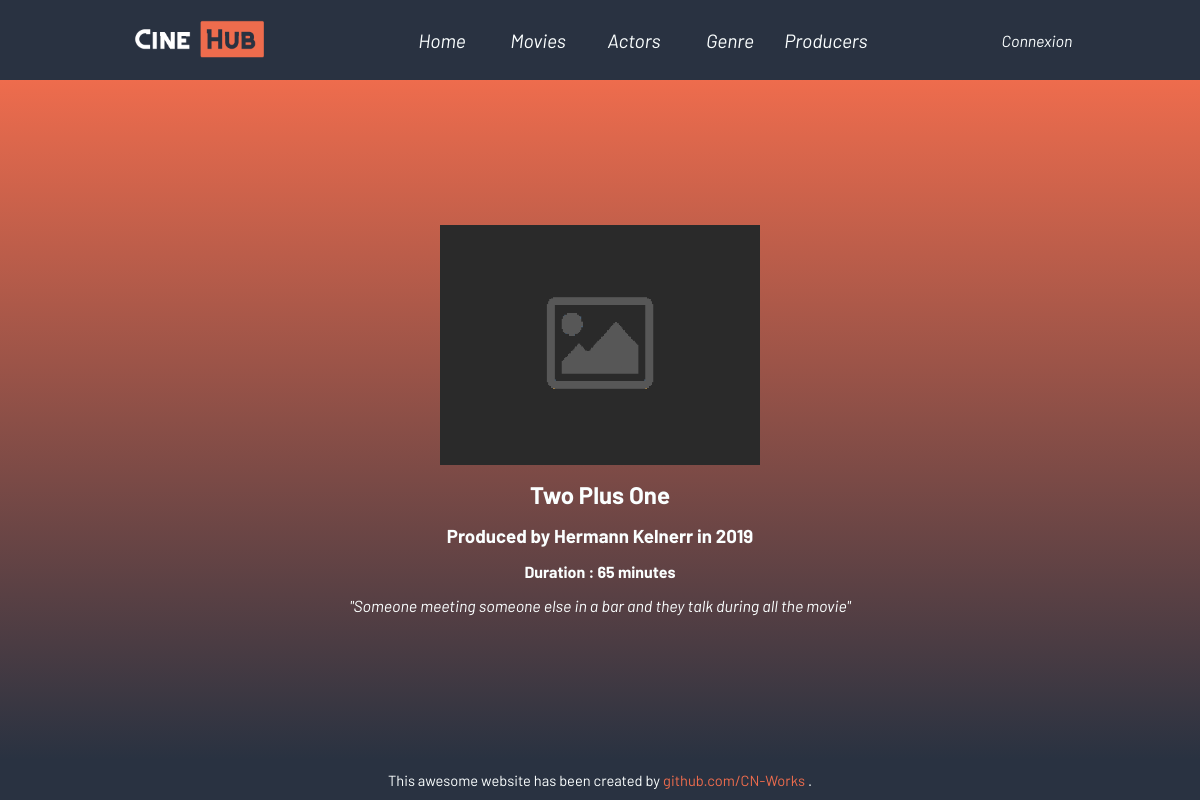
Page /index.php?action=movieInformations&movieId=5 on the committed database.
### tables this page shows
CREATE TABLE IF NOT EXISTS `film` (
  `id_film` int NOT NULL AUTO_INCREMENT,
  `annee_film` date NOT NULL,
  `duree_film` int DEFAULT NULL,
  `titre_film` varchar(50) NOT NULL,
  `synopsis_film` text,
  `note_film` decimal(1,1) DEFAULT NULL,
  `id_realisateur` int NOT NULL,
  `image_film` varchar(1000) DEFAULT NULL,
  PRIMARY KEY (`id_film`),
  KEY `id_realisateur` (`id_realisateur`),
  CONSTRAINT `film_ibfk_1` FOREIGN KEY (`id_realisateur`) REFERENCES `realisateur` (`id_realisateur`)
);

CREATE TABLE IF NOT EXISTS `personne` (
  `id_personne` int NOT NULL AUTO_INCREMENT,
  `nom` varchar(50) NOT NULL,
  `prenom` varchar(50) NOT NULL,
  `sexe` varchar(50) DEFAULT NULL,
  `dateNaissance` date NOT NULL,
  PRIMARY KEY (`id_personne`)
);

### controllers/Movie_controller.php (called while the page is built, shortened)
<?php
require_once("db/DAO.php");
class MovieController {
    public function getMovieInformations($movieId) {
        $dao = new DAO();
        $filmSql = "SELECT f.id_film AS id_movie, re.id_realisateur AS id_producer, f.image_film AS image_movie,
                    f.titre_film AS title, YEAR(f.annee_film) AS year_production, pe.prenom AS producer_firstname,
                    pe.nom AS producer_lastname, f.duree_film AS duration, f.synopsis_film AS summary
                    FROM film f
                    INNER JOIN realisateur re ON f.id_realisateur = re.id_realisateur
                    INNER JOIN personne pe ON re.id_personne = pe.id_personne
                    WHERE f.id_film = :movieId";
        $params = array(':movieId' => $movieId);
        $movieinfos = $dao->executeRequest($filmSql, $params);
        $informations = array();
        foreach ($movieinfos->fetchAll() as $info) {
            $informations["title"] = $info["title"];
            $informations["id_movie"] = $info["id_movie"];
            $informations["id_producer"] = $info["id_producer"];
            $informations["image_movie"] = $info["image_movie"];
            $informations["year_production"] = $info["year_production"];
            $informations["producer_lastname"] = $info["producer_lastname"];
            $informations["producer_firstname"] = $info["producer_firstname"];
            $informations["duration"] = $info["duration"];
            $informations["summary"] = $info["summary"];
        }
        require "views/movie/movieinfos.php";
    }
}
?>

### db/DAO.php (called while the page is built, shortened)
<?php
class DAO {
    private $db;
    public function __construct(){
        $this->db = new PDO('mysql:host=localhost;dbname=cinehub;charset=utf8', 'root', '');
    }
    public function executeRequest($sql, $params = NULL) {
        if ($params == NULL){
            $resultat = $this->db->query($sql);
        } else {
            $resultat = $this->db->prepare($sql);
            $resultat->execute($params);
        }
        return $resultat;
    }
}

### views/movie/movieinfos.php (the view, shortened to what this page needs)
<main class="movieinfo-main">
    <?php
        if (isset($informations["image_movie"])) {
            $image = $informations["image_movie"];
        } else {
            $image = "public/images/default-image.png";
        }
    ?>
    <img class="movieinfo-banner unselectable" src="<?php echo $image ?>" alt="Movie banner of the movie <?php echo $informations["title"] ?>">
    <h2><?php echo $informations["title"]; ?></h2>
    <h3>Produced by <?php echo $informations["producer_firstname"]." ".$informations["producer_lastname"]; ?> in <?php echo $informations["year_production"] ?></h3>
    <h4>Duration : <?php echo $informations["duration"]; ?> minutes</h4>
    <p class="movieinfo-summary">"<?php echo $informations["summary"]; ?>"</p>
</main>
<?php
    require("views/template.php");
?>

### public/css/template.css (style rules this page uses)
* { font-family: "Barlow", sans-serif; padding : 0; margin : 0; box-sizing: border-box; }
:root { --main-dark-blue: #293241; --main-gray: #b4d7ec; --main-orange: #EE6C4D; --main-blue: #3D5A80; --main-white: #fbffff; }
.unselectable { -webkit-user-select: none; -moz-user-select: none; -ms-user-select: none; }
.movieinfo-main { min-height: 85vh; background: linear-gradient(var(--main-orange), var(--main-dark-blue)); display: flex; flex-direction: column; align-items: center; justify-content: center; padding: 15px 0; gap: 15px; color: var(--main-white); }
.movieinfo-banner { height: 30vh; aspect-ratio: 4/3; }
.movieinfo-summary { font-style: italic; }

### rows in the picture
film: titre_film "Two Plus One", personne.prenom "Hermann", personne.nom "Kelnerr", duree_film "65", synopsis_film "Someone meeting someone else in a bar and they talk during all the movie"

### other values in the picture
$informations["year_production"] "2019"
